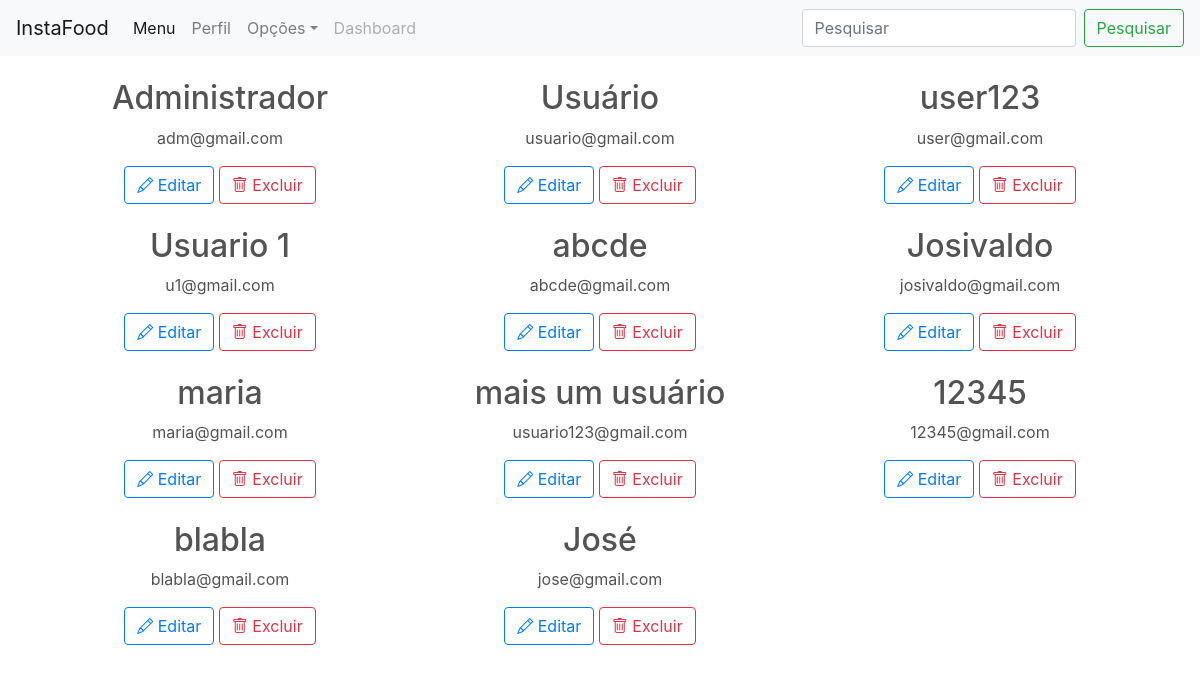
/busca.php (signed in), run on the app's committed database.
### tables this page shows
CREATE TABLE usuarios (
    id int NOT NULL AUTO_INCREMENT PRIMARY KEY,
    nome varchar(30) NOT NULL,
    email varchar(30) NOT NULL,
    senha varchar(300) NOT NULL,
    adm tinyint(1) NOT NULL DEFAULT 0DROP DATABASE IF EXISTS instafood;

### src/autentica.inc (called while the page is built, shortened)
<?php
    if(isset($_SESSION["email"])){
        $email = $_SESSION["email"];
    }
    if(isset($_SESSION["senha"])){
        $senha = $_SESSION["senha"];
    }
    if(empty($email) OR empty($senha)){
        echo "Você não fez o login!";
        header("Location: login.html");
        exit;
    }
    else{
        include "conecta_mysql.inc";
        $sql = "SELECT * FROM usuarios WHERE email = '$email';";
        $res = mysqli_query($mysqli, $sql);
        if(mysqli_num_rows($res) != 1){
            unset($_SESSION["email"]);
            unset($_SESSION["senha"]);
            echo "Você não fez o login!";
            header("Location: login.html");
            mysqli_close($mysqli);
            exit;
        }
        else{
            $usuario = mysqli_fetch_array($res);
        }
    }
?>

### src/busca.php (the view, shortened to what this page needs)
<?php
    include "_layout/header.php";
    include "conecta_mysql.inc";
    $busca = $_GET["busca"];
    $sql = "SELECT * FROM usuarios WHERE nome like '%$busca%';";
    $res = mysqli_query($mysqli,$sql);
    $linhas = mysqli_num_rows($res); ?>
    <div class="container" style="margin-top: 1%;">
<?php for($j=0; $j < $linhas; $j++){ ?>
        <div class="row">
<?php
    for($i=0; $i < 3; $i++){
        $u = mysqli_fetch_array($res); ?>
                    <div class="col" style="text-align:center; margin: 1% auto">
                        <a href='perfil.php?idu=<?php echo $u["id"]; ?>' style="text-decoration:none; color: rgb(83, 83, 83)">
                            <h2><?php echo $u["nome"]; ?></h2>
                            <p><?php echo $u["email"]; ?></p>
                        </a>
                        <?php if($usuario["id"] == $u["id"] || $usuario["adm"] == 1 && !empty($u)){ ?>
                            <button type="button" class="btn btn-outline-primary" onclick='location.href = "editar.php?idu=<?php echo $u["id"] ?>"'>
                                <i class="bi bi-pencil"></i>
                                Editar
                            </button>
                            <button type="button" class="btn btn-outline-danger" onclick='location.href = "excluir.php?idu=<?php echo $u["id"] ?>"'>
                                <i class="bi bi-trash"></i>
                                Excluir
                            </button>
                        <?php } ?>
                    </div>
<?php } ?>
        </div>
    <?php }
    ?>
    </div>
    </main>
    </body>
</html>

### src/_layout/header.php (shortened to what this page needs)
<!DOCTYPE HTML>
<html lang="pt-br">
    <?php include "autentica.inc" ?>
    <head>
        <link rel="stylesheet" href="https://cdn.jsdelivr.net/npm/bootstrap-icons@1.8.1/font/bootstrap-icons.css">
        <link rel="stylesheet" href="https://stackpath.bootstrapcdn.com/bootstrap/4.1.3/css/bootstrap.min.css">
    </head>
    <body>
        <nav class="navbar navbar-expand-lg navbar-light bg-light">
            <a class="navbar-brand" href="index.php">InstaFood</a>
            <div class="collapse navbar-collapse" id="conteudoNavbarSuportado">
                <ul class="navbar-nav mr-auto">
                    <li class="nav-item active">
                        <a class="nav-link" href="index.php">Menu <span class="sr-only">(página atual)</span></a>
                    </li>
                    <li class="nav-item">
                        <a class="nav-link" href="perfil.php">Perfil</a>
                    </li>
                    <li class="nav-item dropdown">
                        <a class="nav-link dropdown-toggle" href="#" id="navbarDropdown" role="button" data-toggle="dropdown" aria-haspopup="true" aria-expanded="false">Opções</a>
                    </li>
                    <?php
                        if($usuario["adm"] == 1){ ?>
                            <li class="nav-item">
                                <a class="nav-link disabled" href="dashboard.php">Dashboard</a>
                            </li>
                    <?php } ?>
                </ul>
                <form class="form-inline my-2 my-lg-0" method="GET" action="busca.php">
                    <input class="form-control mr-sm-2" type="search" placeholder="Pesquisar" aria-label="Pesquisar" name="busca">
                    <button class="btn btn-outline-success my-2 my-sm-0" type="submit">Pesquisar</button>
                </form>
            </div>
        </nav>
        <main>

### data on the page
usuarios: nome "Administrador", email "adm@gmail.com"
usuarios: nome "Usuário", email "usuario@gmail.com"
usuarios: nome "user123", email "user@gmail.com"
usuarios: nome "Usuario 1", email "u1@gmail.com"
usuarios: nome "abcde", email "abcde@gmail.com"
usuarios: nome "Josivaldo", email "josivaldo@gmail.com"
usuarios: nome "maria", email "maria@gmail.com"
usuarios: nome "mais um usuário", email "usuario123@gmail.com"
usuarios: nome "12345", email "12345@gmail.com"
usuarios: nome "blabla", email "blabla@gmail.com"
usuarios: nome "José", email "jose@gmail.com"
